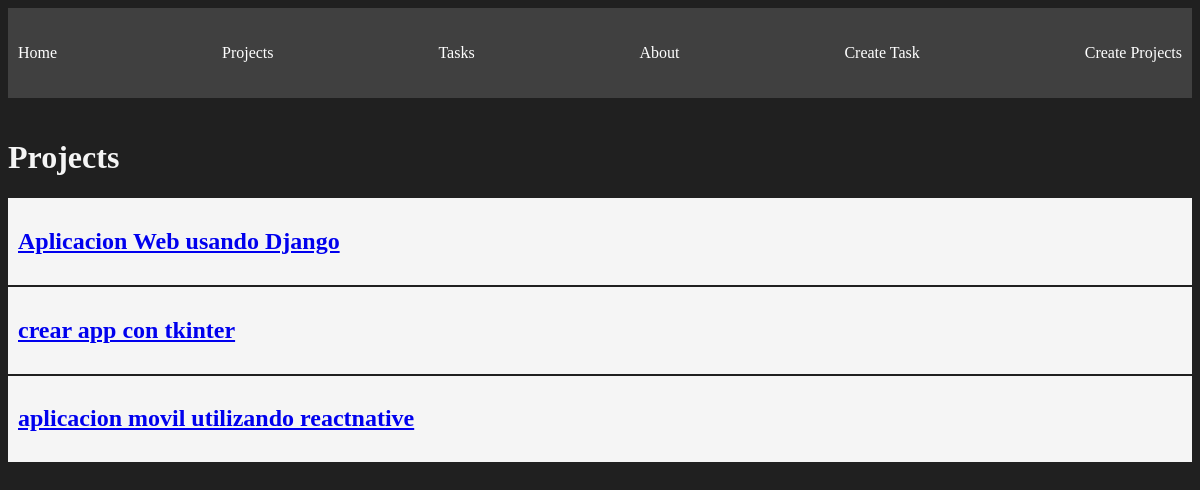
The page /projects/ on the database as committed earlier.
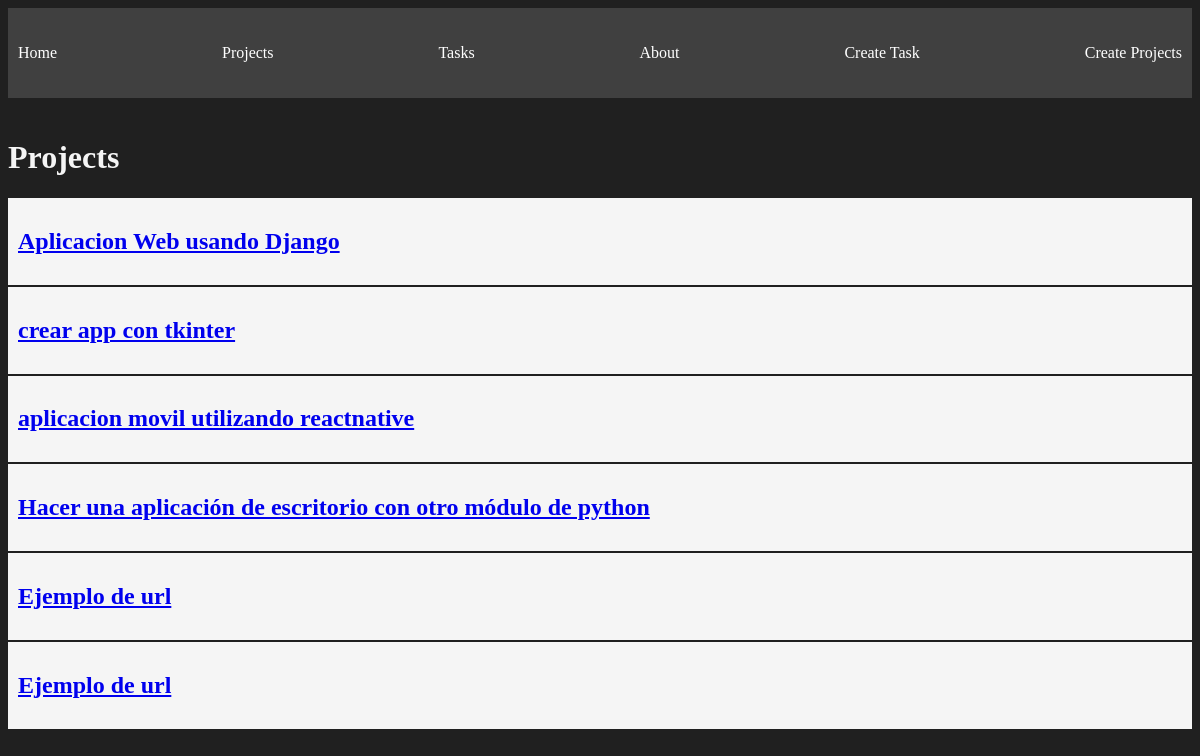
The same page on the database as committed later.
### myapp/models.py (models this page shows, shortened)
class Project(models.Model):
    name = models.CharField(max_length=200)

### myapp/views.py (the view)
# urls.py: path('projects/', views.projects, name='projects'),
def projects(request):
    projects = Project.objects.all()
    return render(request, "projects/projects.html", {'projects': projects})

### myapp/templates/projects/projects.html
{% extends 'layouts/base.html' %}
{% block content %}
<h1>Projects</h1>
{% for project in projects %}
<article class="card">
  <a href="{% url 'project_detail' project.id %}">
    <h1>{{project.name}}</h1>
  </a>
</article>
{%endfor%} {% endblock %}

Rows that differ between the two databases and show on the page:
added Project: name "Hacer una aplicación de escritorio con otro módulo de python"
added Project: name "Ejemplo de url"
added Project: name "Ejemplo de url"
